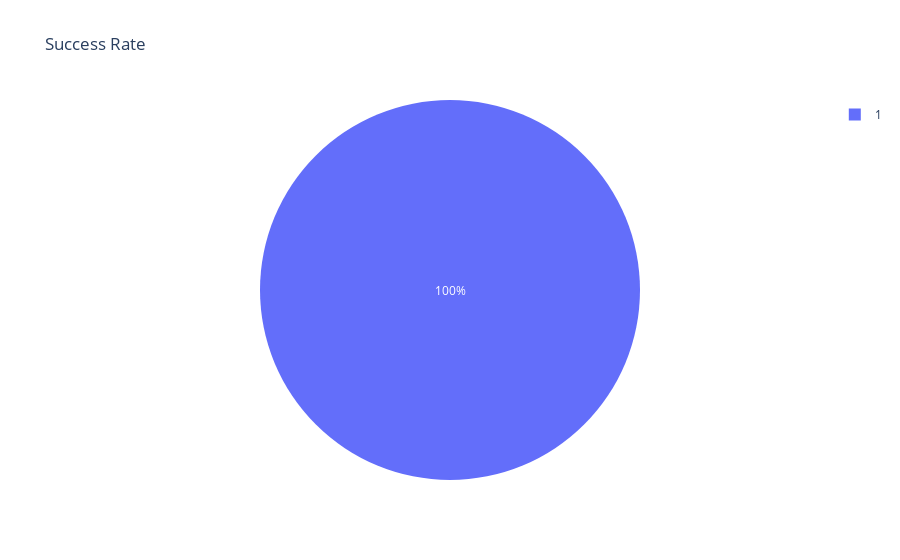

The notebook cell saved with this chart:
### Code cell
success_time(df_time_seeding)

### Figure 1 — Plotly figure (JSON) as saved in the notebook; plotly's stock layout.template omitted (floating-point values rounded to 4 significant figures)
{"data": [{"domain": {"x": [0, 1], "y": [0, 1]}, "hovertemplate": "success=%{label}<extra></extra>", "labels": [1, 1, 1, 1, 1, 1, 1, 1, 1, 1, 1, 1, 1, 1, 1, 1, 1, 1, 1, 1, 1, 1, 1, 1, 1, 1, 1, 1, 1, 1], "legendgroup": "", "name": "", "showlegend": true, "type": "pie"}], "layout": {"legend": {"tracegroupgap": 0}, "title": {"text": "Success Rate"}}}
